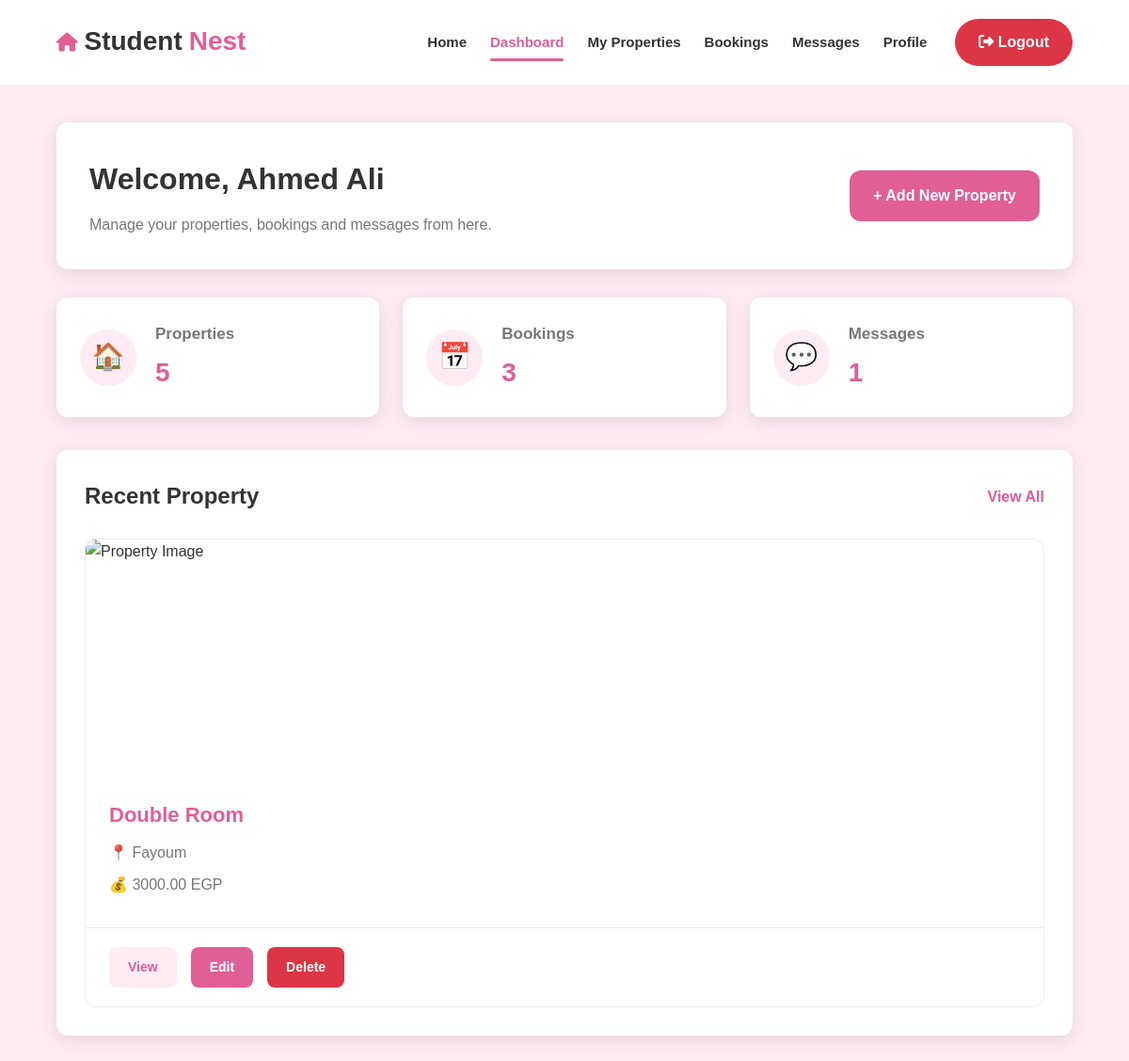
The app's page /dashboard_2/dashboard.php (signed in) with its own data.
### tables this page shows
CREATE TABLE `users` (
  `id` int(11) NOT NULL,
  `name` varchar(100) DEFAULT NULL,
  `email` varchar(100) DEFAULT NULL,
  `phone` varchar(20) DEFAULT NULL,
  `password` varchar(255) DEFAULT NULL,
  `role` enum('tenant','landlord') DEFAULT NULL,
  `image` varchar(255) DEFAULT NULL
);

CREATE TABLE `housing` (
  `id` int(11) NOT NULL,
  `user_id` int(11) NOT NULL,
  `category_id` int(11) NOT NULL,
  `title` varchar(150) NOT NULL,
  `description` text DEFAULT NULL,
  `governorate` varchar(100) NOT NULL,
  `city` varchar(100) NOT NULL,
  `address` varchar(255) NOT NULL,
  `location_link` varchar(500) DEFAULT NULL,
  `price` decimal(10,2) NOT NULL,
  `available_slots` int(11) NOT NULL,
  `gender` enum('Male','Female','Both') NOT NULL,
  `security_deposit_required` tinyint(1) DEFAULT 0,
  `security_deposit_amount` decimal(10,2) DEFAULT NULL,
  `required_field_of_study` varchar(100) DEFAULT NULL,
  `min_age` int(11) DEFAULT NULL,
  `max_age` int(11) DEFAULT NULL,
  `smoking_allowed` tinyint(1) DEFAULT 0,
  `additional_requirements` text DEFAULT NULL,
  `rooms` int(11) DEFAULT NULL,
  `bathrooms` int(11) DEFAULT NULL,
  `area` int(11) DEFAULT NULL
);

CREATE TABLE `categories` (
  `id` int(11) NOT NULL,
  `name` varchar(50) NOT NULL
);

### dashboard_2/dashboard.php (the view, shortened to what this page needs)
<?php
     require_once "../db.php";
     $userId = $_SESSION['user_id'];
     $userQuery = "
     SELECT *
     FROM users
     WHERE id = $userId
     ";
     $userResult = mysqli_query($connect, $userQuery);
     $owner = mysqli_fetch_assoc($userResult);
     $ownerName = $owner['name'] ?? "Owner";
     $propertyQuery = "
     SELECT
     housing.*,
     categories.name AS category_name
     FROM housing
     LEFT JOIN categories
     ON housing.category_id = categories.id
     WHERE housing.user_id = $userId
     ORDER BY housing.id DESC
     LIMIT 1
     ";
     $propertyResult = mysqli_query($connect, $propertyQuery);
     $property = mysqli_fetch_assoc($propertyResult);
     $propertyCountQuery = "
     SELECT COUNT(*) AS total
     FROM housing
     WHERE user_id = $userId
     ";
     $propertyCountResult = mysqli_query($connect, $propertyCountQuery);
     $propertyCount = mysqli_fetch_assoc($propertyCountResult)['total'];
     $bookingCountQuery = "
     SELECT COUNT(*) AS total
     FROM bookings
     JOIN housing
     ON bookings.property_id = housing.id
     WHERE housing.user_id = $userId
     ";
     $bookingCountResult = mysqli_query($connect, $bookingCountQuery);
     $bookingCount = mysqli_fetch_assoc($bookingCountResult)['total'];
     $messageCountQuery = "
     SELECT COUNT(*) AS total
     FROM conversations
     WHERE owner_id = $userId
     ";
     $messageCountResult = mysqli_query($connect, $messageCountQuery);
     $messageCount = mysqli_fetch_assoc($messageCountResult)['total'];
?>
<!DOCTYPE html>
<html lang="en">
<head>
     <link rel="stylesheet" href="https://cdnjs.cloudflare.com/ajax/libs/font-awesome/6.5.2/css/all.min.css">
     <link rel="stylesheet" href="../css/dashboard.css">
</head>
<body>
     <?php include "navbar.php"; ?>
     <div class="dashboard-container">
          <div class="welcome-section">
               <div class="welcome-text">
                    <h1>
                         Welcome, <?php echo htmlspecialchars($ownerName); ?>
                    </h1>
                    <p>
                         Manage your properties, bookings and messages from here.
                    </p>
               </div>
               <div class="welcome-button">
                    <a href="../form/property-details.php" class="add-property-btn">
                         + Add New Property
                    </a>
               </div>
          </div>
          <div class="stats-container">
               <div class="stat-card">
                    <div class="stat-icon">
                         🏠
                    </div>
                    <div class="stat-info">
                         <h3>
                              Properties
                         </h3>
                         <p>
                              <?php echo $propertyCount; ?>
                         </p>
                    </div>
               </div>
               <div class="stat-card">
                    <div class="stat-icon">
                         📅
                    </div>
                    <div class="stat-info">
                         <h3>
                              Bookings
                         </h3>
                         <p>
                              <?php echo $bookingCount; ?>
                         </p>
                    </div>
               </div>
               <div class="stat-card">
                    <div class="stat-icon">
                         💬
                    </div>
                    <div class="stat-info">
                         <h3>
                              Messages
                         </h3>
                         <p>
                              <?php echo $messageCount; ?>
                         </p>
                    </div>
               </div>
          </div>
          <div class="recent-property-section">
               <div class="section-header">
                    <h2>
                         Recent Property
                    </h2>
                    <a href="my-properties.php">
                         View All
                    </a>
               </div>
               <div class="property-card">
                    <?php if ($property) { ?>
                         <div class="property-image">
                              <?php
                              $imageQuery = "
SELECT image
FROM property_images
WHERE property_id = {$property['id']}
AND is_main = 1
LIMIT 1
";
                              $imageResult = mysqli_query($connect, $imageQuery);
                              $image = mysqli_fetch_assoc($imageResult);
                              ?>
                              <img
                                   src="../<?php echo htmlspecialchars($image['image'] ?? 'default.jpg'); ?>"
                                   alt="Property Image">
                         </div>
                         <div class="property-details">
                              <h3>
                                   <?php echo htmlspecialchars($property['category_name']); ?>
                              </h3>
                              <p>
                                   📍
                                   <?php echo htmlspecialchars($property['city']); ?>
                              </p>
                              <p>
                                   💰
                                   <?php echo htmlspecialchars($property['price']); ?>
                                   EGP
                              </p>
                         </div>
                         <div class="property-actions">
                              <a href="view-property.php?id=<?php echo $property['id']; ?>" class="view-btn">
                                   View
                              </a>
                              <a href="edit-property-details.php?id=<?php echo $property['id']; ?>" class="edit-btn">
                                   Edit
                              </a>
                              <a href="../form/delete-property.php?id=<?php echo $property['id']; ?>" class="delete-btn">
                                   Delete
                              </a>
                         </div>
                    <?php } ?>
               </div>
          </div>
     </div>
</body>
</html>

### css/dashboard.css (style rules this page uses)
:root { --primary-color: #e05f97; --primary-dark: #d64f88; --light-color: #feebf3; --white: #ffffff; --text-color: #333333; --secondary-text: #777777; --border-color: #eeeeee; --success-color: #28a745; --danger-color: #dc3545; --warning-color: #ffc107; --shadow: 0 5px 20px rgba(0, 0, 0, .10); --radius: 12px; --transition: .3s; }
* { margin: 0; padding: 0; box-sizing: border-box; }
body { font-family: Arial, Helvetica, sans-serif; background: var(--light-color); color: var(--text-color); line-height: 1.6; }
a { text-decoration: none; color: inherit; }
.dashboard-container { width: 90%; max-width: 1200px; margin: 40px auto; }
.welcome-section { background: var(--white); padding: 35px; border-radius: var(--radius); box-shadow: var(--shadow); display: flex; justify-content: space-between; align-items: center; gap: 20px; margin-bottom: 30px; }
.welcome-text h1 { font-size: 32px; margin-bottom: 10px; }
.welcome-text p { color: var(--secondary-text); font-size: 16px; }
.add-property-btn { background: var(--primary-color); color: var(--white); padding: 14px 25px; border-radius: var(--radius); font-size: 16px; font-weight: 600; display: flex; align-items: center; justify-content: center; transition: var(--transition); }
.stats-container { display: grid; grid-template-columns: repeat(3, 1fr); gap: 25px; margin-bottom: 35px; }
.stat-card { background: var(--white); padding: 25px; border-radius: var(--radius); box-shadow: var(--shadow); display: flex; align-items: center; gap: 20px; transition: var(--transition); }
.stat-icon { width: 60px; height: 60px; background: var(--light-color); border-radius: 50%; display: flex; align-items: center; justify-content: center; font-size: 28px; color: var(--primary-color); }
.stat-info h3 { font-size: 17px; color: var(--secondary-text); margin-bottom: 5px; }
.stat-info p { font-size: 28px; font-weight: 700; color: var(--primary-color); }
.recent-property-section { background: var(--white); padding: 30px; border-radius: var(--radius); box-shadow: var(--shadow); }
.section-header { display: flex; justify-content: space-between; align-items: center; margin-bottom: 25px; }
.section-header h2 { font-size: 24px; }
.section-header a { color: var(--primary-color); font-weight: 600; }
.property-card { background: var(--white); border: 1px solid var(--border-color); border-radius: var(--radius); overflow: hidden; }
.property-image img { width: 100%; height: 250px; object-fit: cover; display: block; }
.property-details { padding: 25px; }
.property-details h3 { font-size: 22px; color: var(--primary-color); margin-bottom: 10px; }
.property-details p { color: var(--secondary-text); margin-bottom: 8px; }
.property-actions { display: flex; gap: 15px; padding: 20px 25px; border-top: 1px solid var(--border-color); }
.property-actions a { padding: 10px 20px; border-radius: 8px; font-weight: 600; font-size: 14px; transition: var(--transition); }
.view-btn { background: var(--light-color); color: var(--primary-color); }
.edit-btn { background: var(--primary-color); color: var(--white); }
.delete-btn { background: var(--danger-color); color: var(--white); }

### records on screen
users: name "Ahmed Ali"
housing: category.name "Double Room", city "Fayoum", price "3000.00"

### other values on screen
$propertyCount "5"
$bookingCount "3"
$messageCount "1"
